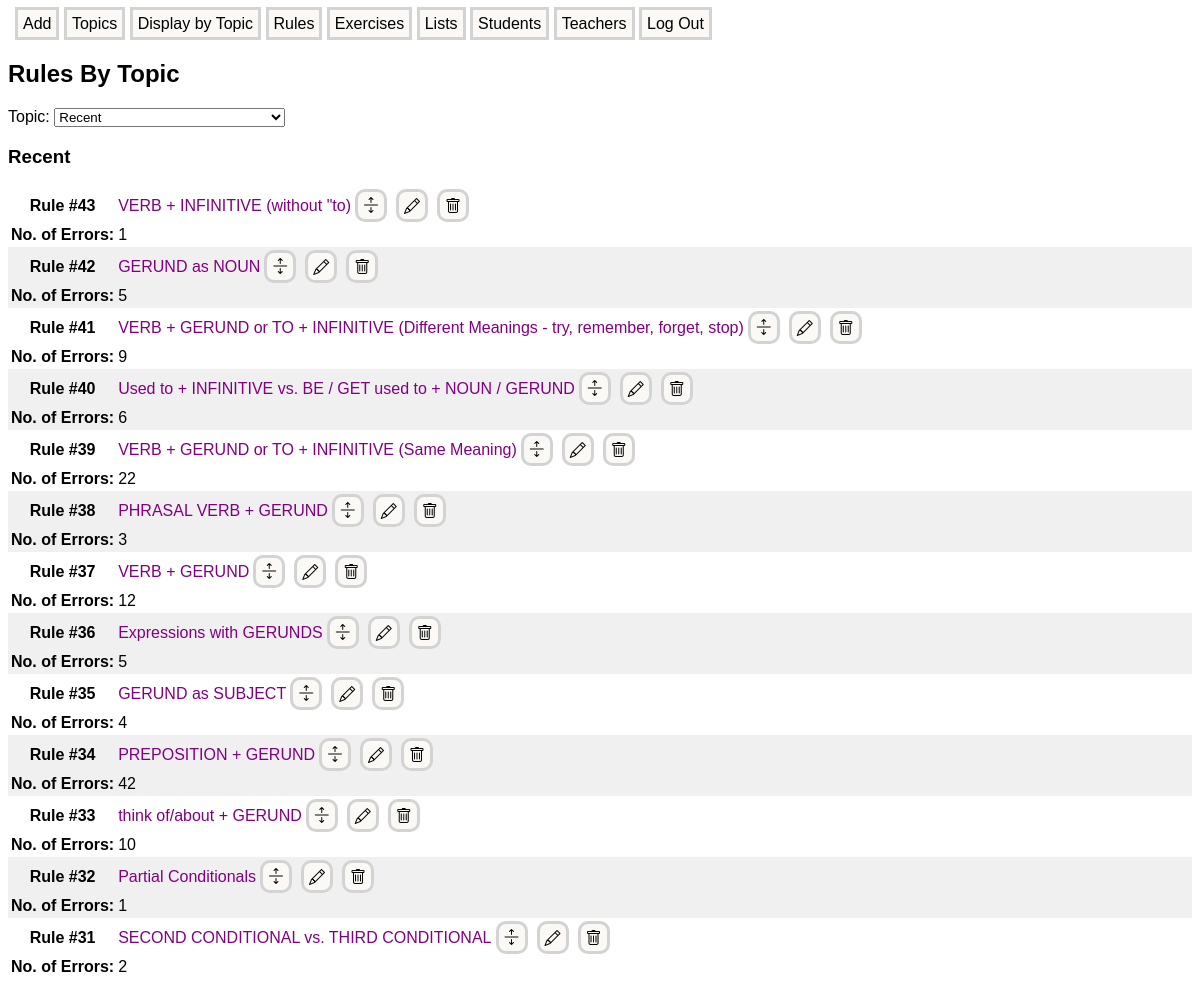
The app's page /rules with its own data.
### models.py (models this page shows)
class Rule(db.Model):
    id = db.Column(db.Integer, primary_key = True)
    rule_name = db.Column(db.String(200), index = True, unique = True, nullable = False)
    rule_text = db.Column(db.Text, index = False, unique = True)
    examples = db.relationship('Example', backref = 'rule', lazy = 'joined', cascade = 'all, delete-orphan')
    rule_topics = db.relationship('RuleTopic', backref = 'rule', lazy = 'joined', cascade = 'all, delete-orphan')
    rule_errors = db.relationship('ErrorRule', backref = 'rule', lazy = 'joined', cascade = 'all, delete-orphan')
    entered = db.Column(db.DateTime, default = datetime.now(timezone.utc))
    last_edited = db.Column(db.DateTime, default = datetime.now(timezone.utc))
    comments = db.relationship('Comment', backref = 'rule', lazy = 'joined', cascade = 'all, delete-orphan')

### app.py (the view)
@app.route('/rules', methods=['GET', 'POST'])
def rules():
    all_topics = Topic.query.order_by(Topic.topic_name).all()
    topic_select_options = [('', 'Recent')] + [(topic.id, topic.topic_name) for topic in all_topics]
    select_topic_form = SelectTopicForm()
    select_topic_form.selected_topic.choices = topic_select_options
    topic = None
    rules = db.session.query(Rule).outerjoin(RuleTopic).order_by(desc(Rule.id)).limit(20).all()
    if request.method == 'POST' and select_topic_form.validate_on_submit():
        topic_id = select_topic_form.selected_topic.data
        topic = Topic.query.get(topic_id)
        if topic:
            rules = db.session.query(Rule).outerjoin(RuleTopic).filter(RuleTopic.topic_id==topic.id).order_by(desc(Rule.id)).all()
    return render_template('rules.html', rules=rules, topic=topic, select_topic_form=select_topic_form)

### forms.py
class SelectTopicForm(FlaskForm):
    selected_topic = SelectField('Topic:', choices = [])
    submit = SubmitField('Submit')

### templates/rules.html (shortened to what this page needs)
{% extends "base.html" %}
{% block content %}
<h2>Rules By Topic</h2>
<form method="POST" action="{{ url_for('rules') }}" id="selectTopicForm">
    {{ select_topic_form.selected_topic.label }}
    {{ select_topic_form.selected_topic(onchange="submitForm()") }}
</form>
{% if topic.topic_name %}
    <h3>{{ topic.topic_name }}</h3>
    {% else %}
    <h3>Recent</h3>
{% endif %}
{% for rule in rules %}
<div class="entry-container">
    <table>
        <tr>
            <th>Rule #{{ rule.id }}</th>
            <td class="rule-name">
                <a class="rule-link" href="{{ url_for('rule', rule_id=rule.id) }}" target="_blank">
                    {{ rule.rule_name }}
                </a>
            </td>
            <td>
                <button class="manage-link expand-icon" onclick="showForm('{{ rule.id }}')" title="Expand"></button>
            </td>
            <td>
                <a class="manage-link edit-icon" href="{{ url_for('edit_rule', rule_id=rule.id) }}" target="_blank" title="Edit"></a>
            </td>
            <td>
                <a class="manage-link trash-icon" href="{{ url_for('delete_rule', rule_id=rule.id) }}"
                        onclick="return confirmRuleDelete();" title="Delete"></a>
            </td>
        </tr>
        <tr>
            <th>No. of Errors:</th>
            <td>{{ rule.rule_errors | length }}</td>
    </table>
</div>
{% endfor %}
{% endblock %}

### static/styles.css (style rules this page uses)
body { font-family: sans-serif; }
.manage-link { font-size: 16px; text-decoration: none; color: black; background-color: #FAF9F6; border: solid lightgray; border-radius: 10px; padding: 5px; margin-right: 5px; }
.entry-container { width: 100%; min-width: 880px; }
.entry-container:nth-child(even) { background-color: #F0F0F0; }
.entry-container:nth-child(odd) { background-color: white; }
.rule-link { text-decoration: none; color: purple; }
.edit-icon::before { font-family: "bootstrap-icons"; content: "\f4cb"; display: inline-block; vertical-align: middle; text-align: center; }
.trash-icon::before { font-family: "bootstrap-icons"; content: "\f5de"; display: inline-block; vertical-align: middle; }
.expand-icon::before { font-family: "bootstrap-icons"; content: "\f14c"; display: inline-block; vertical-align: middle; }
.rule-name { color: purple; }

### records on screen
Rule: id "43", rule_name "VERB + INFINITIVE (without \"to)", rule_errors|length "1"
Rule: id "42", rule_name "GERUND as NOUN", rule_errors|length "5"
Rule: id "41", rule_name "VERB + GERUND or TO + INFINITIVE (Different Meanings - try, remember, forget, stop)", rule_errors|length "9"
Rule: id "40", rule_name "Used to + INFINITIVE vs. BE / GET used to + NOUN / GERUND", rule_errors|length "6"
Rule: id "39", rule_name "VERB + GERUND or TO + INFINITIVE (Same Meaning)", rule_errors|length "22"
Rule: id "38", rule_name "PHRASAL VERB + GERUND", rule_errors|length "3"
Rule: id "37", rule_name "VERB + GERUND", rule_errors|length "12"
Rule: id "36", rule_name "Expressions with GERUNDS", rule_errors|length "5"
Rule: id "35", rule_name "GERUND as SUBJECT", rule_errors|length "4"
Rule: id "34", rule_name "PREPOSITION + GERUND", rule_errors|length "42"
Rule: id "33", rule_name "think of/about + GERUND", rule_errors|length "10"
Rule: id "32", rule_name "Partial Conditionals", rule_errors|length "1"
Rule: id "31", rule_name "SECOND CONDITIONAL vs. THIRD CONDITIONAL", rule_errors|length "2"

### other values on screen
{{ select_topic_form.selected_topic.label }} "Topic:"
